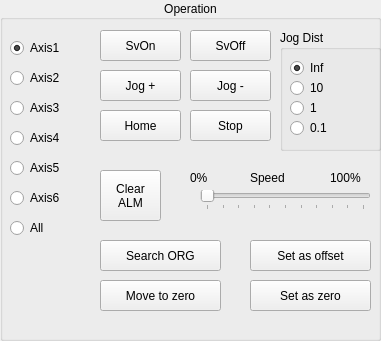
   <widget class="QGroupBox" name="grpBox_operation">
    <property name="geometry">
     <rect>
      <x>0</x>
      <y>140</y>
      <width>381</width>
      <height>341</height>
     </rect>
    </property>
    <property name="title">
     <string>Operation</string>
    </property>
    <property name="alignment">
     <set>Qt::AlignCenter</set>
    </property>
    <widget class="QRadioButton" name="radBtn_axis0">
     <property name="geometry">
      <rect>
       <x>10</x>
       <y>40</y>
       <width>81</width>
       <height>16</height>
      </rect>
     </property>
     <property name="text">
      <string>Axis1</string>
     </property>
     <property name="checked">
      <bool>true</bool>
     </property>
    </widget>
    <widget class="QRadioButton" name="radBtn_axis1">
     <property name="geometry">
      <rect>
       <x>10</x>
       <y>70</y>
       <width>83</width>
       <height>16</height>
      </rect>
     </property>
     <property name="text">
      <string>Axis2</string>
     </property>
    </widget>
    <widget class="QRadioButton" name="radBtn_axis2">
     <property name="geometry">
      <rect>
       <x>10</x>
       <y>100</y>
       <width>83</width>
       <height>16</height>
      </rect>
     </property>
     <property name="text">
      <string>Axis3</string>
     </property>
     <property name="checked">
      <bool>false</bool>
     </property>
    </widget>
    <widget class="QRadioButton" name="radBtn_axis3">
     <property name="geometry">
      <rect>
       <x>10</x>
       <y>130</y>
       <width>83</width>
       <height>16</height>
      </rect>
     </property>
     <property name="text">
      <string>Axis4</string>
     </property>
    </widget>
    <widget class="QRadioButton" name="radBtn_axis4">
     <property name="geometry">
      <rect>
       <x>10</x>
       <y>160</y>
       <width>83</width>
       <height>16</height>
      </rect>
     </property>
     <property name="text">
      <string>Axis5</string>
     </property>
    </widget>
    <widget class="QRadioButton" name="radBtn_axis5">
     <property name="geometry">
      <rect>
       <x>10</x>
       <y>190</y>
       <width>83</width>
       <height>16</height>
      </rect>
     </property>
     <property name="text">
      <string>Axis6</string>
     </property>
    </widget>
    <widget class="QRadioButton" name="radBtn_axisAll">
     <property name="geometry">
      <rect>
       <x>10</x>
       <y>220</y>
       <width>83</width>
       <height>16</height>
      </rect>
     </property>
     <property name="text">
      <string>All</string>
     </property>
    </widget>
    <widget class="QPushButton" name="btnOp_svon">
     <property name="geometry">
      <rect>
       <x>100</x>
       <y>30</y>
       <width>81</width>
       <height>31</height>
      </rect>
     </property>
     <property name="text">
      <string>SvOn</string>
     </property>
    </widget>
    <widget class="QPushButton" name="btnOp_svoff">
     <property name="geometry">
      <rect>
       <x>190</x>
       <y>30</y>
       <width>81</width>
       <height>31</height>
      </rect>
     </property>
     <property name="text">
      <string>SvOff</string>
     </property>
    </widget>
    <widget class="QPushButton" name="btnOp_home">
     <property name="geometry">
      <rect>
       <x>100</x>
       <y>110</y>
       <width>81</width>
       <height>31</height>
      </rect>
     </property>
     <property name="text">
      <string>Home</string>
     </property>
    </widget>
    <widget class="QPushButton" name="btnOp_setToOffset">
     <property name="geometry">
      <rect>
       <x>250</x>
       <y>240</y>
       <width>121</width>
       <height>31</height>
      </rect>
     </property>
     <property name="text">
      <string>Set as offset</string>
     </property>
    </widget>
    <widget class="QPushButton" name="btnOp_setToZero">
     <property name="geometry">
      <rect>
       <x>250</x>
       <y>280</y>
       <width>121</width>
       <height>31</height>
      </rect>
     </property>
     <property name="text">
      <string>Set as zero</string>
     </property>
    </widget>
    <widget class="QPushButton" name="btnOp_mvToZero">
     <property name="geometry">
      <rect>
       <x>100</x>
       <y>280</y>
       <width>121</width>
       <height>31</height>
      </rect>
     </property>
     <property name="text">
      <string>Move to zero</string>
     </property>
    </widget>
    <widget class="QPushButton" name="btnOp_clrAlm">
     <property name="geometry">
      <rect>
       <x>100</x>
       <y>170</y>
       <width>61</width>
       <height>51</height>
      </rect>
     </property>
     <property name="text">
      <string>Clear
ALM</string>
     </property>
    </widget>
    <widget class="QPushButton" name="btnOp_jogPos">
     <property name="geometry">
      <rect>
       <x>100</x>
       <y>70</y>
       <width>81</width>
       <height>31</height>
      </rect>
     </property>
     <property name="text">
      <string>Jog +</string>
     </property>
    </widget>
    <widget class="QPushButton" name="btnOp_jogNeg">
     <property name="geometry">
      <rect>
       <x>190</x>
       <y>70</y>
       <width>81</width>
       <height>31</height>
      </rect>
     </property>
     <property name="text">
      <string>Jog -</string>
     </property>
    </widget>
    <widget class="QPushButton" name="btnOp_stop">
     <property name="geometry">
      <rect>
       <x>190</x>
       <y>110</y>
       <width>81</width>
       <height>31</height>
      </rect>
     </property>
     <property name="autoFillBackground">
      <bool>false</bool>
     </property>
     <property name="text">
      <string>Stop</string>
     </property>
    </widget>
    <widget class="QSlider" name="sld_speed">
     <property name="geometry">
      <rect>
       <x>200</x>
       <y>190</y>
       <width>171</width>
       <height>20</height>
      </rect>
     </property>
     <property name="maximum">
      <number>100</number>
     </property>
     <property name="singleStep">
      <number>10</number>
     </property>
     <property name="orientation">
      <enum>Qt::Horizontal</enum>
     </property>
     <property name="tickPosition">
      <enum>QSlider::TicksBelow</enum>
     </property>
     <property name="tickInterval">
      <number>10</number>
     </property>
    </widget>
    <widget class="QLabel" name="label">
     <property name="geometry">
      <rect>
       <x>250</x>
       <y>170</y>
       <width>61</width>
       <height>16</height>
      </rect>
     </property>
     <property name="text">
      <string>Speed</string>
     </property>
    </widget>
    <widget class="QLabel" name="label_2">
     <property name="geometry">
      <rect>
       <x>330</x>
       <y>170</y>
       <width>51</width>
       <height>16</height>
      </rect>
     </property>
     <property name="text">
      <string>100%</string>
     </property>
    </widget>
    <widget class="QLabel" name="label_3">
     <property name="geometry">
      <rect>
       <x>190</x>
       <y>170</y>
       <width>51</width>
       <height>16</height>
      </rect>
     </property>
     <property name="text">
      <string>0%</string>
     </property>
    </widget>
    <widget class="QGroupBox" name="grpBox_JogDist">
     <property name="geometry">
      <rect>
       <x>280</x>
       <y>30</y>
       <width>101</width>
       <height>121</height>
      </rect>
     </property>
     <property name="title">
      <string>Jog Dist</string>
     </property>
     <widget class="QRadioButton" name="radBtn_jogDist_0">
      <property name="geometry">
       <rect>
        <x>10</x>
        <y>30</y>
        <width>71</width>
        <height>16</height>
       </rect>
      </property>
      <property name="text">
       <string>Inf</string>
      </property>
      <property name="checked">
       <bool>true</bool>
      </property>
     </widget>
     <widget class="QRadioButton" name="radBtn_jogDist_1">
      <property name="geometry">
       <rect>
        <x>10</x>
        <y>50</y>
        <width>71</width>
        <height>16</height>
       </rect>
      </property>
      <property name="text">
       <string>10</string>
      </property>
      <property name="checked">
       <bool>false</bool>
      </property>
     </widget>
     <widget class="QRadioButton" name="radBtn_jogDist_2">
      <property name="geometry">
       <rect>
        <x>10</x>
        <y>70</y>
        <width>71</width>
        <height>16</height>
       </rect>
      </property>
      <property name="text">
       <string>1</string>
      </property>
      <property name="checked">
       <bool>false</bool>
      </property>
     </widget>
     <widget class="QRadioButton" name="radBtn_jogDist_3">
      <property name="geometry">
       <rect>
        <x>10</x>
        <y>90</y>
        <width>61</width>
        <height>16</height>
       </rect>
      </property>
      <property name="text">
       <string>0.1</string>
      </property>
      <property name="checked">
       <bool>false</bool>
      </property>
     </widget>
    </widget>
    <widget class="QPushButton" name="btnOp_find_ORG">
     <property name="geometry">
      <rect>
       <x>100</x>
       <y>240</y>
       <width>121</width>
       <height>31</height>
      </rect>
     </property>
     <property name="text">
      <string>Search ORG</string>
     </property>
    </widget>
   </widget>
